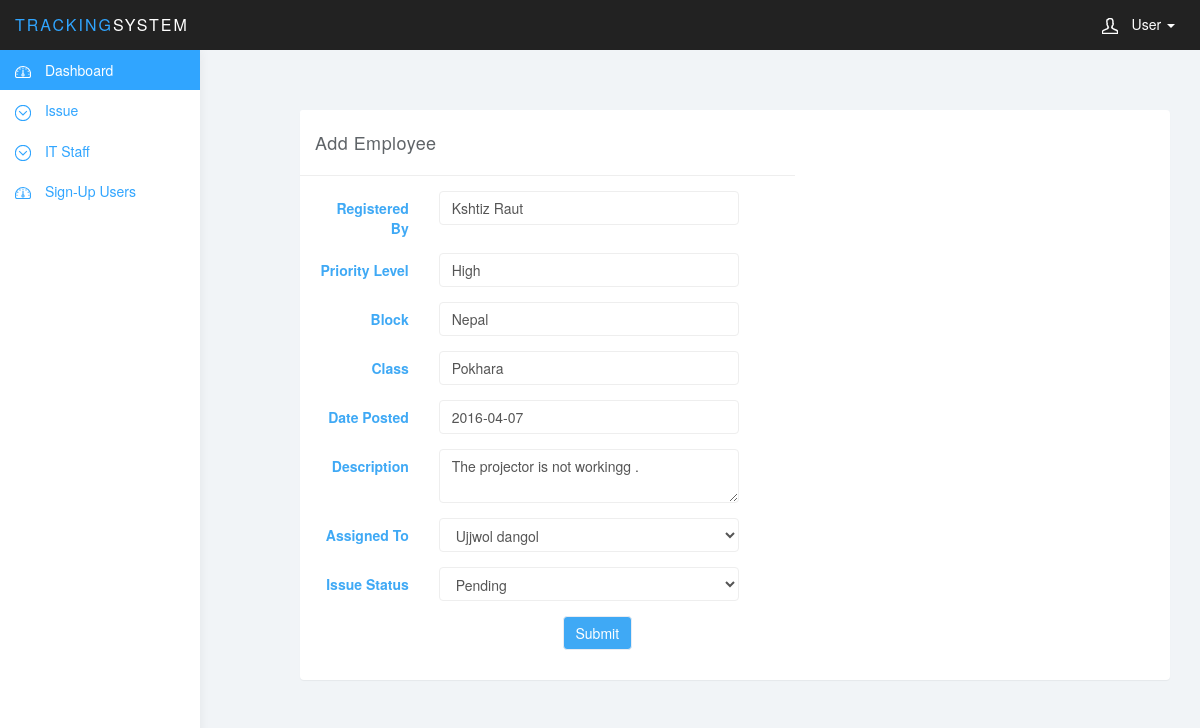
The page /index.php/track/editIssue/22 on the database its author committed.
### tables this page shows
CREATE TABLE `issue` (
  `issue_id` int(11) NOT NULL,
  `name` varchar(30) NOT NULL,
  `priority` varchar(20) NOT NULL,
  `building` varchar(30) NOT NULL,
  `class` varchar(30) NOT NULL,
  `description` varchar(200) NOT NULL,
  `assigned_to` varchar(20) NOT NULL,
  `status` varchar(20) NOT NULL,
  `date_posted` date NOT NULL
);

### application/controllers/Track.php (called while the page is built, shortened)
<?php
class Track extends CI_Controller {
	 function __construct()
	 {
	   $this->load->library('session');
	   $this->load->model('loginModel','',TRUE);
	   $this->load->model('registerModel','postregister');
	   $this->load->model('issueModel','postissue');
	   $this->load->model('employeeModel','postemployee');
	 }
	public function adminHeader()
	{
		$this->load->view('admin/adminHeader');
	}
	public function adminFooter()
	{
		$this->load->view('admin/adminFooter');
	}
	public function editIssue()
	{
		$id = $this->uri->segment(3);
		$post = $this->postissue->getById($id);
		$data['post'] = $post;
		$data['fichas_info'] = $this->postemployee->get_fichas();
		$this->load->view('admin/editIssue',$data);
	}
}

### index.php (called while the page is built, shortened)
<?php
require_once BASEPATH.'core/CodeIgniter.php';

### application/models/issueModel.php (called while the page is built, shortened)
<?php if ( ! defined('BASEPATH')) exit('No direct script access allowed');
class issueModel extends CI_Model
{
  var $table = "issue";
  function getById($id)
  {
    $this->db->where("issue_id",$id);
    $q = $this->db->get($this->table);
    if($q->num_rows() > 0)
    {
      return $q->row();
    }
    return false;
  }
}

### application/models/employeeModel.php (called while the page is built, shortened)
<?php if ( ! defined('BASEPATH')) exit('No direct script access allowed');
class employeeModel extends CI_Model
{
  function get_fichas() {
    $this->db->select('assigned_to')->from('employee');
    $query=$this->db->get();
    return $query->result_array();
}
}

### application/views/admin/editIssue.php (the view, shortened to what this page needs)
<div class="row" style="width: 100%;">
  <div class="col-xs-10 col-xs-offset-1 col-sm-8 col-sm-offset-2 col-md-9 col-md-offset-3">
    <div class="login-panel panel panel-default">
          <div id="page-wrapper">
              <div class="row">
                  <div class="col-lg-7">
                  <div class="panel-heading">Add Employee</div>
              <div class="panel-body">
                      <form name="frmOne" class="form-horizontal" action="" method="post">
                  <div class="form-group">
                      <label for="name" style="color:#3fa9f5;" class="col-sm-3 control-label">Registered By</label>
                      <div class="col-sm-8">
                          <input type="text" value="<?=$post->name?>" class="form-control" name="post[name]" id="name" placeholder="Enter registered by name">
                      </div>
                  </div>
                  <div class="form-group">
                      <label for="priority" style="color:#3fa9f5;" class="col-sm-3 control-label">Priority Level</label>
                      <div class="col-sm-8">
                          <input type="text" value="<?=$post->priority?>" class="form-control" name="post[priority]" id="priority" placeholder="Select priority level">
                      </div>
                  </div>
                  <div class="form-group">
                      <label for="building" style="color:#3fa9f5;" class="col-sm-3 control-label">Block</label>
                      <div class="col-sm-8">
                          <input type="text" value="<?=$post->building?>" class="form-control" name="post[building]" id="building" placeholder="Select block">
                      </div>
                  </div>
                  <div class="form-group">
                      <label for="class" style="color:#3fa9f5;" class="col-sm-3 control-label">Class</label>
                      <div class="col-sm-8">
                          <input type="text" value="<?=$post->class?>" class="form-control" name="post[class]" id="class" placeholder="Select class">
                      </div>
                  </div>
                  <div class="form-group">
                      <label for="date_posted" style="color:#3fa9f5;" class="col-sm-3 control-label">Date Posted</label>
                      <div class="col-sm-8">
                          <input type="text" value="<?=$post->date_posted?>" class="form-control" name="post[date_posted]" id="date_posted" placeholder="Issue posted on">
                      </div>
                  </div>
                  <div class="form-group">
                      <label for="description" style="color:#3fa9f5;" class="col-sm-3 control-label">Description</label>
                      <div class="col-sm-8">
                          <textarea type="text" value="<?=$post->description?>" class="form-control" name="post[description]"><?=$post->description?></textarea>
                      </div>
                  </div>
                  <div class="form-group">
                      <label for="assigned_to" style="color:#3fa9f5;" class="col-sm-3 control-label">Assigned To</label>
                      <div class="col-sm-8">
                              <select class="form-control" value="<?=$post->assigned_to?>" name="post[assigned_to]">
                                  <?php foreach($fichas_info as $row){?>
                                      <option value="<?php echo $row['assigned_to'] ;?>" id="assigned_to"><?php echo $row['assigned_to'] ;?></option>
                                  <?php }?>
                              </select>
                      </div>
                  </div>
                  <div class="form-group">
                      <label for="status" style="color:#3fa9f5;" class="col-sm-3 control-label">Issue Status</label>
                      <div class="col-sm-8">
                              <select class="form-control" value="<?=$post->status?>" name="post[status]">
                                <option>Pending</option>
                              </select>
                      </div>
                  </div>
                  <div class="form-group">
                      <div class="col-sm-offset-6 col-sm-5">
                          <button type="submit" style="color:white; background:#3fa9f5;" name="update_issue" value="Update Issue" class="btn btn-default">Submit</button>
                      </div>
                  </div>
              </form>
                  </div>
              </div>
              <div class="row">
              </div>
          </div>
      </div>

### public/css/styles.css (style rules this page uses)
body { background: #f1f4f7; padding-top: 50px; color: #5f6468; }
.form-control { border: 1px solid #eee; box-shadow: none; }
.btn-default, .btn-default:hover, .btn-default:focus, .btn-default:active, .btn-default.active, .open > .dropdown-toggle.btn-default, .btn-default.disabled, .btn-default[disabled], fieldset[disabled] .btn-default, .btn-default.disabled:hover, .btn-default[disabled]:hover, fieldset[disabled] .btn-default:hover, .btn-default.disabled:focus, .btn-default[disabled]:focus, fieldset[disabled] .btn-default:focus, .btn-default.disabled:active, .btn-default[disabled]:active, fieldset[disabled] .btn-default:active, .btn-default.disabled.active, .btn-default[disabled].active, fieldset[disabled] .btn-default.active { background-color: #e9ecf2; border-color: #e9ecf2; color: #1b3548; }
.panel { border: 0; }
.panel-heading { font-size: 18px; font-weight: 300; letter-spacing: 0.025em; height: 66px; line-height: 45px; }
.panel-default .panel-heading { background: #fff; border-bottom: 1px solid #eee; color: #5f6468; }

### rows shown on the page
issue: name "Kshtiz Raut", priority "High", building "Nepal", class "Pokhara", date_posted "2016-04-07", description "The projector is not workingg .", status "Pending"

### other values the page prints
form field value "Ujjwol dangol"
